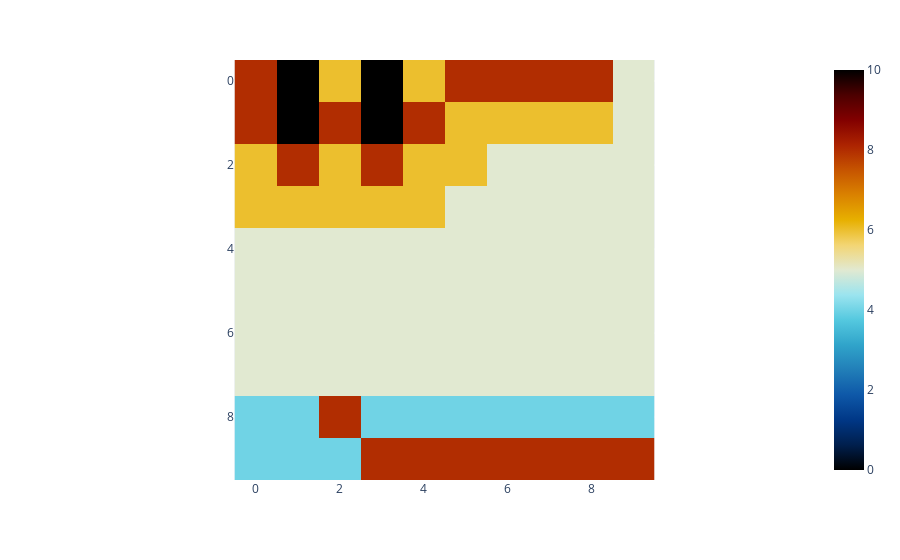

Notebook source saved alongside this figure:
### Code cell
main()

### Figure 1 — Plotly figure (JSON) as saved in the notebook; plotly's stock layout.template omitted (floating-point values rounded to 4 significant figures)
{"data": [{"coloraxis": "coloraxis", "hovertemplate": "x: %{x}<br>y: %{y}<br>color: %{z}<extra></extra>", "name": "0", "type": "heatmap", "xaxis": "x", "yaxis": "y", "z": [[8, 0, 6, 0, 6, 8, 8, 8, 8, 5], [8, 0, 8, 0, 8, 6, 6, 6, 6, 5], [6, 8, 6, 8, 6, 6, 5, 5, 5, 5], [6, 6, 6, 6, 6, 5, 5, 5, 5, 5], [5, 5, 5, 5, 5, 5, 5, 5, 5, 5], [5, 5, 5, 5, 5, 5, 5, 5, 5, 5], [5, 5, 5, 5, 5, 5, 5, 5, 5, 5], [5, 5, 5, 5, 5, 5, 5, 5, 5, 5], [4, 4, 8, 4, 4, 4, 4, 4, 4, 4], [4, 4, 4, 8, 8, 8, 8, 8, 8, 8]]}], "layout": {"coloraxis": {"cmax": 10, "cmid": 0, "cmin": 0, "colorscale": [[0, "#000000"], [0.0625, "#001f4d"], [0.125, "#003786"], [0.1875, "#0e58a8"], [0.25, "#217eb8"], [0.3125, "#30a4ca"], [0.375, "#54c8df"], [0.4375, "#9be4ef"], [0.5, "#e1e9d1"], [0.5625, "#f3d573"], [0.625, "#e7b000"], [0.6875, "#da8200"], [0.75, "#c65400"], [0.8125, "#ac2301"], [0.875, "#820000"], [0.9375, "#4c0000"], [1, "#000000"]]}, "margin": {"t": 60}, "xaxis": {"anchor": "y", "constrain": "domain", "domain": [0, 1], "scaleanchor": "y"}, "yaxis": {"anchor": "x", "autorange": "reversed", "constrain": "domain", "domain": [0, 1]}}}
